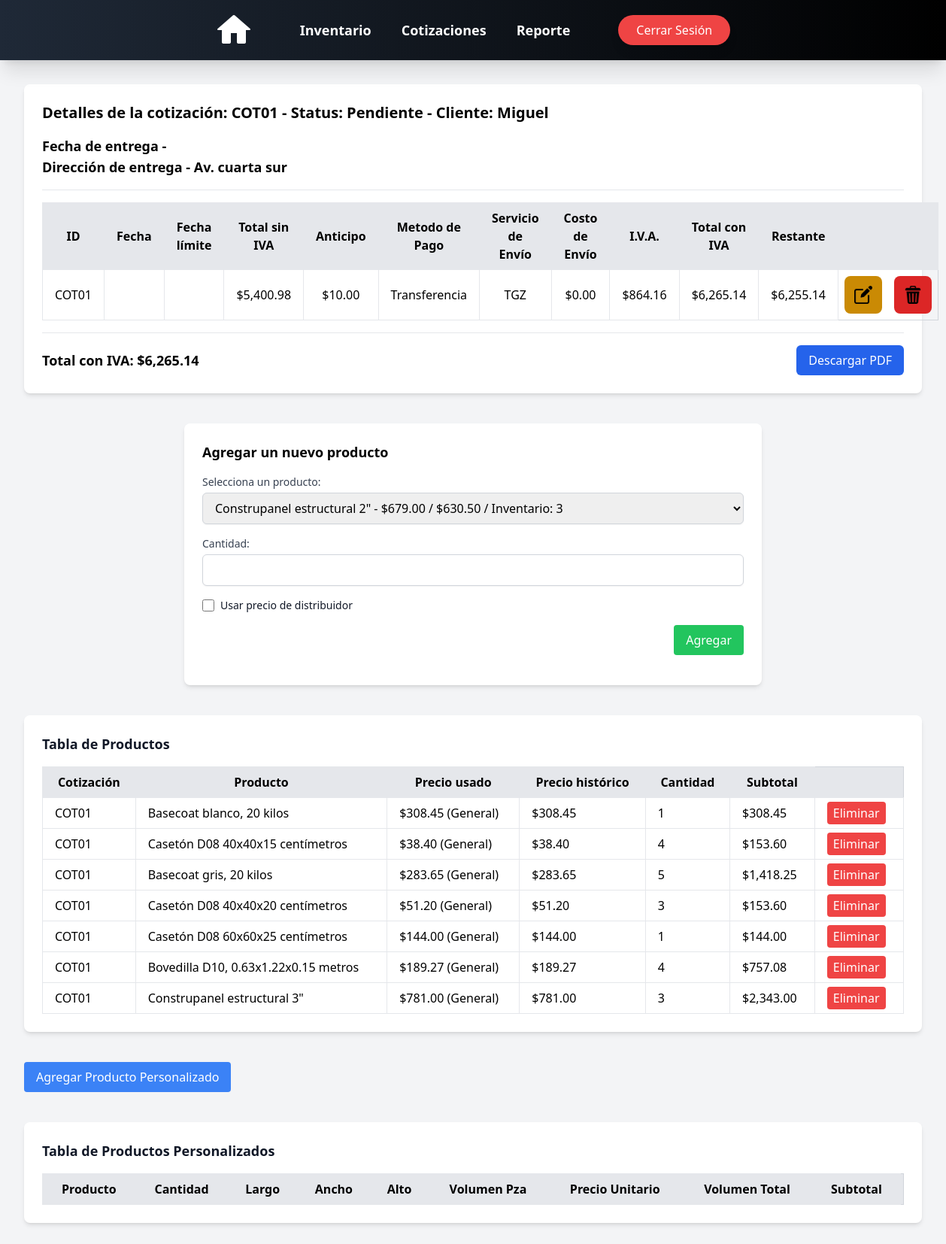
Before: /quotes/details/COT01/ (signed in) with the older database file.
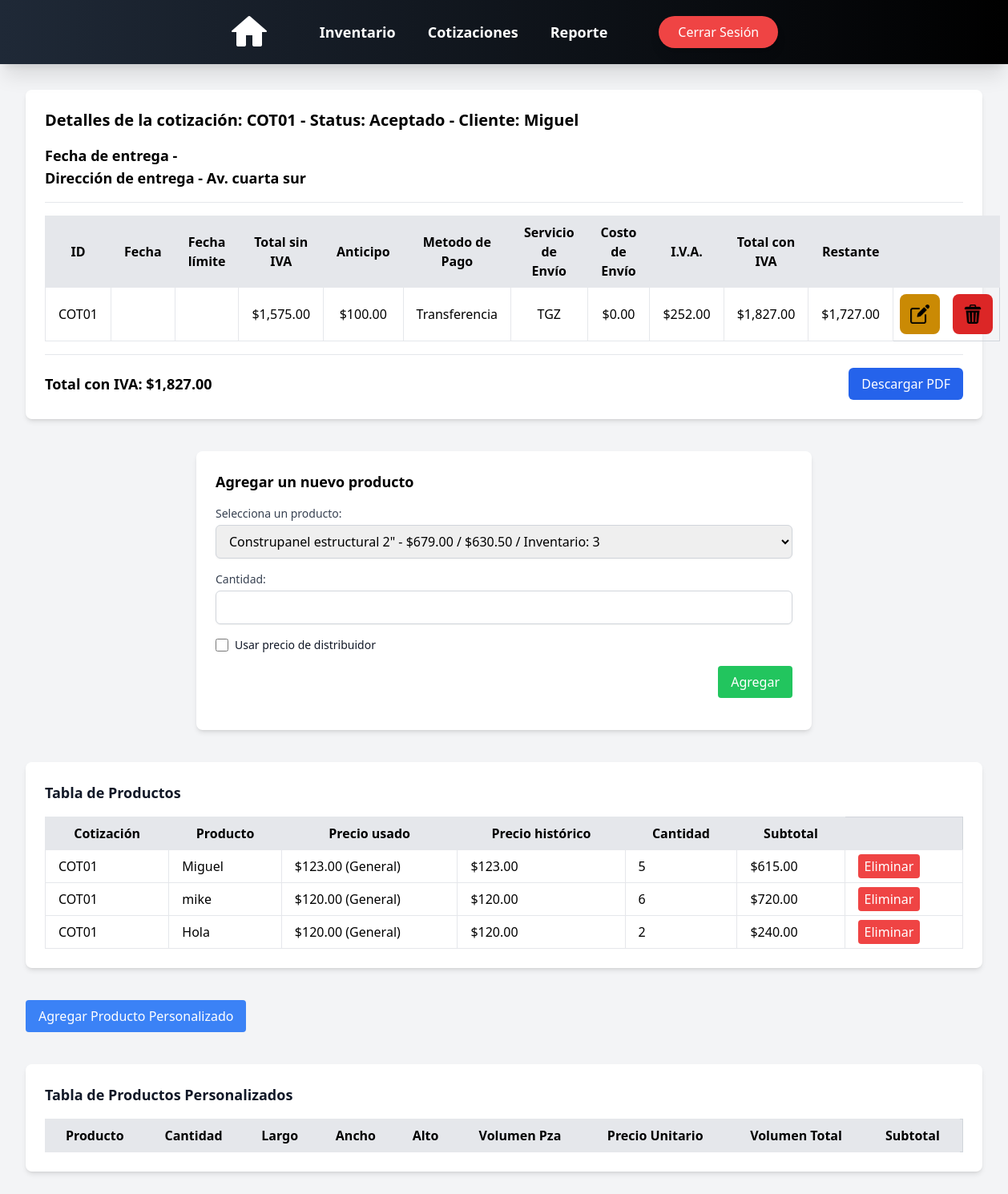
After: the same page with the newer database file.
### cotizaciones/models.py (models this page shows, shortened)
class Cotizaciones(models.Model):
    id = models.CharField(max_length=10, primary_key=True, unique=True, blank=False, null=False)
    cliente = models.CharField(max_length=50, blank=False, null=True)
    telefono = models.IntegerField(blank=False, null=True)
    fecha = models.DateField(auto_now=False, auto_now_add=False)
    fecha_propuesta = models.DateField(auto_now=False, auto_now_add=False)
    fecha_entrega = models.DateField(auto_now=False, auto_now_add=False, null=True, blank=True)
    direccion_entrega = models.CharField(max_length=50, default='Pendiente')
    servicio_envio = models.CharField(max_length=100, default="TGZ")
    costo_envio = models.DecimalField(max_digits=10, decimal_places=2, blank=False, null=True, default=0)
    total = models.DecimalField(max_digits=10, decimal_places=2, default=0.0)  # Total sin IVA
    total_Civa = models.DecimalField(max_digits=10, decimal_places=2, default=0.0)
    status = models.CharField(max_length=20, blank=False, null=False, default='Pendiente')
    anticipo = models.DecimalField(max_digits=10, decimal_places=2, default=0.0)
    restante = models.DecimalField(max_digits=10, decimal_places=2, default=0.0)
    metodo_pago = models.CharField(max_length=20, null=False, default='No')
    iva = models.DecimalField(max_digits=10, decimal_places=2, default=0.0)
    def __str__(self):
        return str(self.id)

class CotizacionProduct(models.Model):
    cotizacion_id = models.ForeignKey(Cotizaciones, on_delete=models.CASCADE, related_name='cotizaciones')
    product_id = models.ForeignKey(Product, on_delete=models.CASCADE)
    cantidad = models.IntegerField(default=1)
    phistorico = models.DecimalField(max_digits=10, decimal_places=2, default=0.0)
    subtotal = models.DecimalField(max_digits=10, decimal_places=2, default=0.0)
    usar_precio_distribuidor = models.BooleanField(default=False)

### products/models.py (models this page shows, shortened)
class Product(models.Model):
    nombre = models.CharField(max_length=50, blank=True, null=False)
    descripcion = models.CharField(max_length=100, blank=True, null=False)
    categoria = models.CharField(max_length=50, blank=True, null=False)
    largo = models.DecimalField(max_digits=5, decimal_places=2, blank=True, null=True, default=0)
    ancho = models.DecimalField(max_digits=5, decimal_places=2, blank=True, null=True, default=0)
    alto = models.DecimalField(max_digits=5, decimal_places=2, blank=True, null=True, default=0)
    volumen = models.FloatField(blank=True, null=True, default=0)
    volumen_total = models.FloatField(blank=True, null=True, default=0)
    unidad = models.CharField(max_length=50, blank=True, null=False)
    inventario = models.IntegerField(blank=True, null=True)
    precio_general = models.DecimalField(max_digits=10, decimal_places=2, blank=True, null=False)
    precio_distribuidor = models.DecimalField(max_digits=10, decimal_places=2, blank=True, null=True)
    otro = BooleanField(default=False)
    imagen = models.ImageField(upload_to='images_products/', blank=True, null=True)
    thumbnail = models.ImageField(upload_to='thumbs', blank=True, null=True, editable=True)

### cotizaciones/views.py (the view)
# urls.py: path('details/<str:id>/', details_view, name='details'),
def details_view(request, id):
    cotizacion = get_object_or_404(Cotizaciones, id=id)
    cotProduct = CotizacionProduct.objects.filter(cotizacion_id=cotizacion)
    productNormal = cotProduct.filter(product_id__otro=False)
    productPersonalizado = cotProduct.filter(product_id__otro=True)
    products = Product.objects.filter(otro=False)
    def formatear_fecha(fecha):
        if fecha:  # Verifica que la fecha no sea None
            if isinstance(fecha, datetime):
                return format_date(fecha, format="EEEE d 'de' MMMM 'del' y", locale='es')
            else:
                return format_date(datetime(fecha.year, fecha.month, fecha.day), format="EEEE d 'de' MMMM 'del' y",
                                   locale='es')
        return None
    def formato_moneda(valor):
        return "{:,.2f}".format(valor)
    cotizacion.fecha = formatear_fecha(cotizacion.fecha)
    cotizacion.fecha_propuesta = formatear_fecha(cotizacion.fecha_propuesta)
    cotizacion.fecha_entrega = formatear_fecha(cotizacion.fecha_entrega)
    cotizacion.costo_envio = formato_moneda(cotizacion.costo_envio)
    cotizacion.total = formato_moneda(cotizacion.total)
    cotizacion.total_Civa = formato_moneda(cotizacion.total_Civa)
    cotizacion.anticipo = formato_moneda(cotizacion.anticipo)
    cotizacion.restante = formato_moneda(cotizacion.restante)
    cotizacion.iva = formato_moneda(cotizacion.iva)
    qr_image = generate_qr(cotizacion.direccion_entrega)
    context = {
        'cotizaciones': cotizacion,
        'cotProduct': productNormal,
        'productOtro': productPersonalizado,
        'products': products,
        'qr_image': qr_image,
    }
    return render(request, 'quotes/details.html', context)

### cotizaciones/templatetags/custom_filters.py (called while the page is built)
@register.filter(name='moneda')
def moneda(value):
    if isinstance(value, Decimal):
        return "{:,.2f}".format(value)
    return value

### cotizaciones/views.py (called while the page is built)
def generate_qr(direccion):
    qr = qrcode.make(direccion)
    qr_image = BytesIO()
    qr.save(qr_image, format='PNG')
    qr_image.seek(0)
    return qr_image

### users/context_processors.py (called while the page is built)
def empleado_context(request):
    if request.user.is_authenticated:
        empleado = request.user.groups.filter(name='Empleado').exists()
    else:
        empleado = False  # Si no está autenticado, no es parte del grupo
    return {'empleado': empleado}

### templates/quotes/details.html (shortened to what this page needs)
{% load static %}
<!DOCTYPE html>
<html lang="es">
<head>
    <link rel="stylesheet" href="https://cdn.jsdelivr.net/npm/choices.js/public/assets/styles/choices.min.css">
    <script src="https://cdn.tailwindcss.com"></script>
</head>
<body class="bg-gray-100 p-8">
    {% include 'nav_bar.html' %}
    {% if request.user.is_authenticated %}
        <div class="animate__animated animate__fadeIn">
        {% include 'quotes/quote_details.html' %}
        {% include 'quotes/add_product_form.html' %}
        {% include 'quotes/products_table.html' %}
        {% include 'quotes/custom_product_form.html' %}
        {% include 'quotes/custom_products_table.html' %}
    {% else %}
        <div class="flex flex-col items-center justify-center min-h-screen text-center">
            <h2 class="text-2xl font-semibold text-gray-700">No está autenticado</h2>
            <a href="{% url 'login' %}" class="mt-4 bg-blue-600 text-white px-4 py-2 rounded-lg hover:bg-blue-700 transition">Iniciar sesión</a>
        </div>
    {% endif %}
    </div>
</body>
</html>

### templates/quotes/quote_details.html (shortened to what this page needs)
{% load static %}
<div class="bg-white p-6 rounded-lg shadow-md mt-20">
    <h1 class="text-xl font-bold mb-4">Detalles de la cotización: {{ cotizaciones.id }} - Status: {{ cotizaciones.status }} - Cliente: {{ cotizaciones.cliente }}</h1>
    {% if cotizaciones.fecha_entrega != None %}
        <p class="text-lg font-semibold">Fecha de entrega - {{ cotizaciones.fecha_entrega }}</p>
    {% endif %}
    {% if cotizaciones.direccion_entrega != "Pendiente" %}
        <p class="text-lg font-semibold">Dirección de entrega - {{ cotizaciones.direccion_entrega }}</p>
    {% endif %}
     <hr class="my-4">
    <table class="w-full border-collapse border border-gray-300">
        <thead>
        <tr class="bg-gray-200">
            <th class="border px-4 py-2">ID</th>
            <th class="border px-4 py-2">Fecha</th>
            <th class="border px-4 py-2">Fecha límite</th>
            <th class="border px-4 py-2">Total sin IVA</th>
            <th class="border px-4 py-2">Anticipo</th>
            <th class="border px-4 py-2">Metodo de Pago</th>
            <th class="border px-4 py-2">Servicio de Envío</th>
            <th class="border px-4 py-2">Costo de Envío</th>
            <th class="border px-4 py-2">I.V.A.</th>
            <th class="border px-4 py-2">Total con IVA</th>
            <th class="border px-4 py-2">Restante</th>
            <th class="border px-4 py-2"></th>
            <th class="border px-4 py-2"></th>
        </tr>
        </thead>
        <tbody>
        <tr class="text-center">
            <td class="border px-4 py-2">{{ cotizaciones.id }}</td>
            <td class="border px-4 py-2">{{ cotizaciones.fecha }}</td>
            <td class="border px-4 py-2">{{ cotizaciones.fecha_propuesta }}</td>
            <td class="border px-4 py-2">${{ cotizaciones.total }}</td>
            <td class="border px-4 py-2">${{ cotizaciones.anticipo }}</td>
            <td class="border px-4 py-2">{{ cotizaciones.metodo_pago }}</td>
            <td class="border px-4 py-2">{{ cotizaciones.servicio_envio }}</td>
            <td class="border px-4 py-2">${{ cotizaciones.costo_envio }}</td>
            <td class="border px-4 py-2">${{ cotizaciones.iva }}</td>
            <td class="border px-4 py-2">${{ cotizaciones.total_Civa }}</td>
            <td class="border px-4 py-2">${{ cotizaciones.restante }}</td>
            <td class="px-2 py-2">
                <a href="{% url 'update_quote' cotizaciones.id %}" class="p-2 rounded-lg bg-yellow-600 hover:bg-yellow-700 transition flex items-center justify-center" style="width: 50px; height: 50px;">
                    <img src="{% static 'img/editar.png' %}" alt="editar" class="w-6 h-6">
                </a>
            </td>
            <td class="px-2 py-2">
                <a href="{% url 'delete_quote' cotizaciones.id %}" class="p-2 rounded-lg bg-red-600 hover:bg-red-700 transition flex items-center justify-center" style="width: 50px; height: 50px;">
                    <img src="{% static 'img/basura.png' %}" alt="eliminar" class="w-6 h-6">
                </a>
            </td>
        </tr>
        </tbody>
    </table>
    <hr class="my-4">
   <div class="flex justify-between items-center mt-4">
        <p class="text-lg font-semibold">Total con IVA: <span id="total_con_iva">${{ cotizaciones.total_Civa }}</span></p>
        <a href="{% url 'generate_quote_pdf' cotizaciones.id %}"
        class="bg-blue-600 text-white px-4 py-2 rounded-md hover:bg-blue-700 transition">Descargar PDF</a>
    </div>
</div>

### templates/quotes/products_table.html
{% load custom_filters %}
<div class="bg-white p-6 rounded-lg shadow-md mt-10">
    <h2 class="text-lg font-semibold text-gray-900 mb-4">Tabla de Productos</h2>
    <table id="tabla-productos" class="w-full border-collapse border border-gray-300">
        <thead>
            <tr class="bg-gray-200">
                <th class="border px-4 py-2">Cotización</th>
                <th class="border px-4 py-2">Producto</th>
                <th class="border px-4 py-2">Precio usado</th>
                <th class="border px-4 py-2">Precio histórico</th>
                <th class="border px-4 py-2">Cantidad</th>
                <th class="border px-4 py-2">Subtotal</th>
                <th></th>
            </tr>
        </thead>
        <tbody>
            {% for cotizacionPro in cotProduct %}
            <tr>
                <td class="border px-4 py-2">{{ cotizacionPro.cotizacion_id }}</td>
                <td class="border px-4 py-2">{{ cotizacionPro.product_id.nombre }}</td>
                <td class="border px-4 py-2">
                    {% if cotizacionPro.usar_precio_distribuidor %}
                        ${{ cotizacionPro.product_id.precio_distribuidor }} (Distribuidor)
                    {% else %}
                        ${{ cotizacionPro.product_id.precio_general }} (General)
                    {% endif %}
                </td>
                <td class="border px-4 py-2">${{ cotizacionPro.phistorico }}</td>
                <td class="border px-4 py-2">{{ cotizacionPro.cantidad }}</td>
                <td class="border px-4 py-2">${{ cotizacionPro.subtotal|moneda }}</td>
                <td class="border px-4 py-2">
                    <a href="{% url 'delete_product_from_quote' cotizacionPro.id %}" class="bg-red-500 text-white px-2 py-1 rounded delete-product">Eliminar</a>
                </td>
            </tr>
            {% endfor %}
        </tbody>
    </table>
</div>

Changed rows visible on the page:
removed CotizacionProduct: cotizacion_id "COT01", product_id.nombre "Basecoat blanco, 20 kilos", product_id.precio_general "308.45", phistorico "308.45", cantidad "1", subtotal|moneda "308.45"
removed CotizacionProduct: cotizacion_id "COT01", product_id.nombre "Casetón D08 40x40x15 centímetros", product_id.precio_general "38.40", phistorico "38.40", cantidad "4", subtotal|moneda "153.60"
removed CotizacionProduct: cotizacion_id "COT01", product_id.nombre "Basecoat gris, 20 kilos", product_id.precio_general "283.65", phistorico "283.65", cantidad "5", subtotal|moneda "1,418.25"
removed CotizacionProduct: cotizacion_id "COT01", product_id.nombre "Casetón D08 40x40x20 centímetros", product_id.precio_general "51.20", phistorico "51.20", cantidad "3", subtotal|moneda "153.60"
removed CotizacionProduct: cotizacion_id "COT01", product_id.nombre "Casetón D08 60x60x25 centímetros", product_id.precio_general "144.00", phistorico "144.00", cantidad "1", subtotal|moneda "144.00"
removed CotizacionProduct: cotizacion_id "COT01", product_id.nombre "Bovedilla D10, 0.63x1.22x0.15 metros", product_id.precio_general "189.27", phistorico "189.27", cantidad "4", subtotal|moneda "757.08"
removed CotizacionProduct: cotizacion_id "COT01", product_id.nombre "Construpanel estructural 3\"", product_id.precio_general "781.00", phistorico "781.00", cantidad "3", subtotal|moneda "2,343.00"
changed Cotizaciones "COT01": status "Pendiente" → "Aceptado"; total "5,400.98" → "1,575.00"; anticipo "10.00" → "100.00"; iva "864.16" → "252.00"; total_Civa "6,265.14" → "1,827.00"; restante "6,255.14" → "1,727.00"
added CotizacionProduct: cotizacion_id "COT01", product_id.nombre "Miguel", product_id.precio_general "123.00", phistorico "123.00", cantidad "5", subtotal|moneda "615.00"
added CotizacionProduct: cotizacion_id "COT01", product_id.nombre "mike", product_id.precio_general "120.00", phistorico "120.00", cantidad "6", subtotal|moneda "720.00"
added CotizacionProduct: cotizacion_id "COT01", product_id.nombre "Hola", product_id.precio_general "120.00", phistorico "120.00", cantidad "2", subtotal|moneda "240.00"
